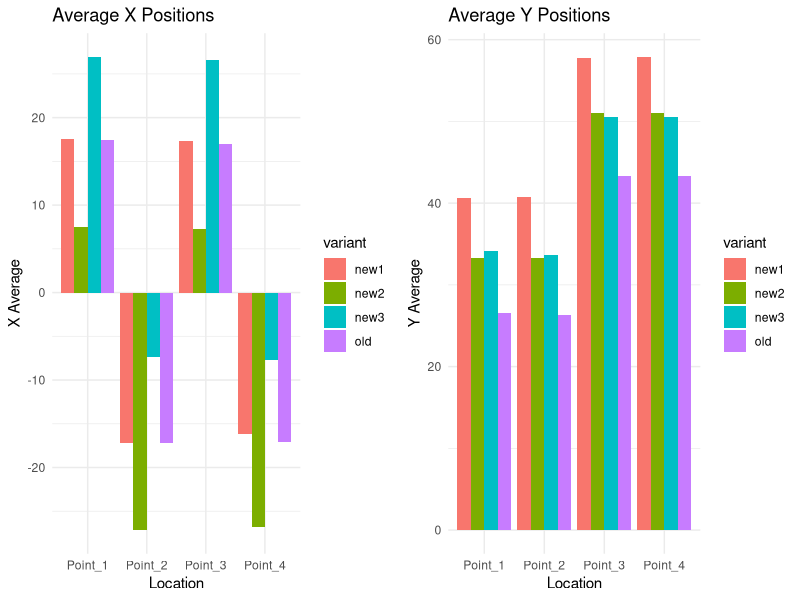

The R source for this figure:
# Load required libraries
library(ggplot2)
library(gridExtra)  # For side-by-side plots

# Parameters
numOfRepeats <- 4
noise_sd <- 1
old_ego_bias_strength <- 0.1
new_ego_bias_strength <- 0.2
allo_bias_strength <- 0.2

# Specified ego positions
ego_positions <- list(
  old = c(0, 0),
  new1 = c(0, 90),
  new2 = c(-60, 45),
  new3 = c(60, 45)
)

# Specified points
points <- data.frame(
  x = c(30, -30, 30, -30),
  y = c(30, 30, 60, 60)
)

# Compute average point for allocentric bias
avg_point <- colMeans(points)

# Function to generate biased data
generate_biased_data <- function(points, numOfRepeats, noise_sd, old_ego_bias, new_ego_bias, allo_bias, ego_position) {
  data <- data.frame()
  
  for (i in 1:nrow(points)) {
    x_noise <- rnorm(numOfRepeats, mean = points$x[i], sd = noise_sd)
    y_noise <- rnorm(numOfRepeats, mean = points$y[i], sd = noise_sd)
    
    # Apply old ego bias toward (0, 0)
    x_biased <- x_noise + old_ego_bias * (0 - x_noise)
    y_biased <- y_noise + old_ego_bias * (0 - y_noise)
    
    # Apply new ego bias toward specified position
    x_biased <- x_biased + new_ego_bias * (ego_position[1] - x_biased)
    y_biased <- y_biased + new_ego_bias * (ego_position[2] - y_biased)
    
    # Apply allocentric bias toward the average point
    x_biased <- x_biased + allo_bias * (avg_point["x"] - x_biased)
    y_biased <- y_biased + allo_bias * (avg_point["y"] - y_biased)
    
    temp_data <- data.frame(
      x = x_biased,
      y = y_biased,
      group = paste0("Point_", i)
    )
    data <- rbind(data, temp_data)
  }
  
  return(data)
}

# Generate data for all ego positions
data_list <- lapply(ego_positions, function(pos) {
  generate_biased_data(points, numOfRepeats, noise_sd, old_ego_bias_strength, new_ego_bias_strength, allo_bias_strength, pos)
})

# Compute meta points for all data sets
meta_points_list <- lapply(data_list, function(data) {
  aggregate(cbind(x, y) ~ group, data = data, FUN = mean)
})

# Combine meta points for bar plot
meta_points_combined <- do.call(rbind, lapply(seq_along(meta_points_list), function(i) {
  meta_points <- meta_points_list[[i]]
  meta_points$variant <- names(ego_positions)[i]
  return(meta_points)
}))

# Bar plot for X and Y averages
bar_plot_x <- ggplot(meta_points_combined, aes(x = group, y = x, fill = variant)) +
  geom_bar(stat = "identity", position = position_dodge()) +
  labs(title = "Average X Positions", x = "Location", y = "X Average") +
  theme_minimal()

bar_plot_y <- ggplot(meta_points_combined, aes(x = group, y = y, fill = variant)) +
  geom_bar(stat = "identity", position = position_dodge()) +
  labs(title = "Average Y Positions", x = "Location", y = "Y Average") +
  theme_minimal()

# Arrange bar plots side by side
grid.arrange(bar_plot_x, bar_plot_y, ncol = 2)
